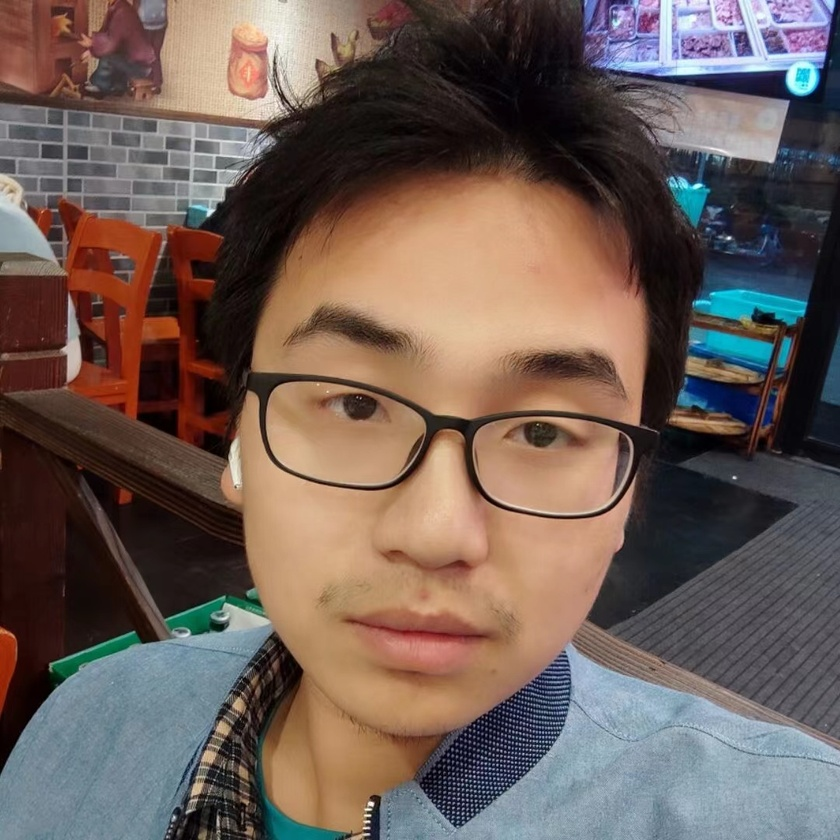
#> input picture FaceRecognition/sqd.jpg, 840 x 840 px, shrunk from 1080 x 1080 before the run
$ python faceRecog.py
#> lines starting #> are read from the running program, lines starting #| are printed output that depends on the picture; after the words box and inside, x2 and y2 are one past the last pixel; in counts of white or black regions, pixels touching at a corner belong together
import cv2

img = cv2.imread('./sqd.jpg')
#> img is the input picture: shape (840, 840, 3); mean B, G, R 86.9, 93.8, 110.3
gray = cv2.cvtColor(img, cv2.COLOR_BGR2GRAY)
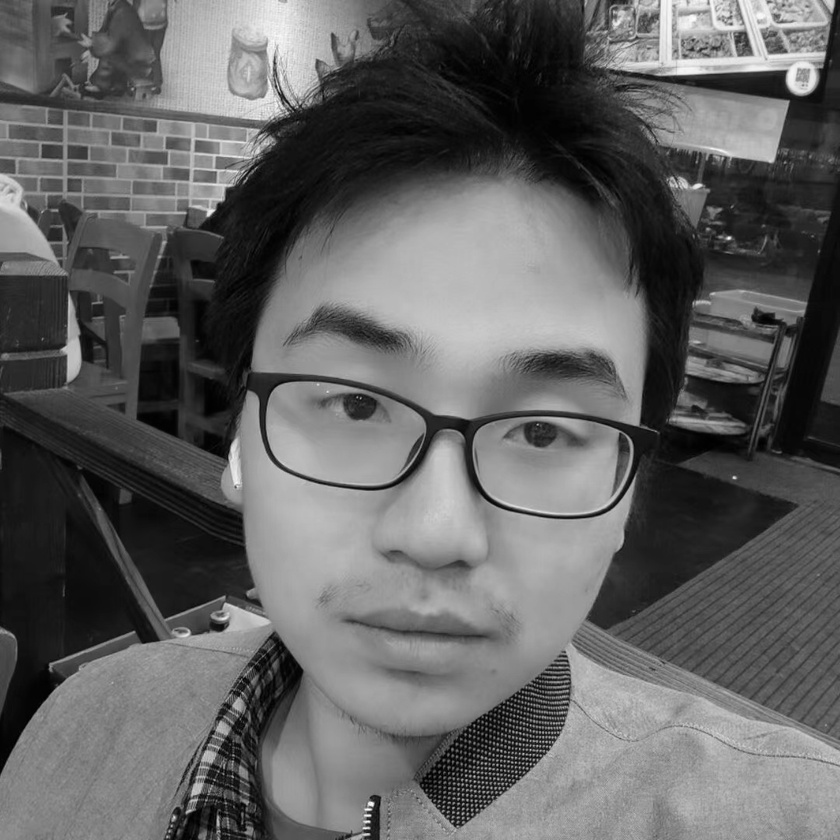
#> gray: shape (840, 840); min 0, max 254, mean 98
face_cascade = cv2.CascadeClassifier('./haarcascade_frontalface_default.xml')
faces = face_cascade.detectMultiScale(gray, scaleFactor=1.05, minNeighbors=30)
#> faces = [[174, 199, 546, 546]]

for x, y, w, h in faces:
    img = cv2.rectangle(img, (x, y), (x + w, y + h), (0, 255, 0), 3)
#> this loop made 1 pass
#> pass 1, `img = cv2.rectangle(img, (x, y), (x + w, y + h), (0, 255, 0), 3)`:
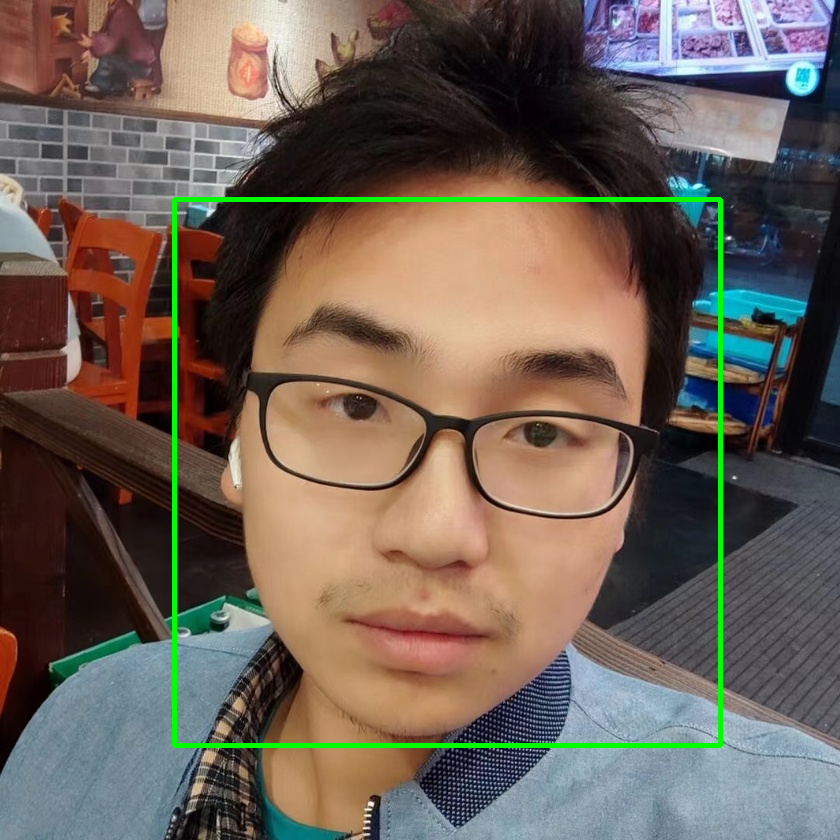
#> img: shape (840, 840, 3); 1.55% of pixels changed, all inside (x1, y1, x2, y2) = (172, 197, 723, 748)

cv2.imshow("sqd", img)
